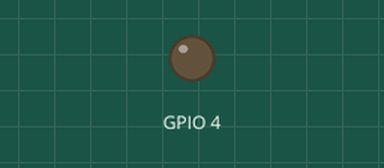
Bench run of a sketch on a simulated ESP32. Shown: output pins drawn as LEDs (lit = HIGH). WiFi joins after 1.5 s; servers stay silent unless stated; uploads are accepted with an empty reply; the camera gives no picture; what the sketch prints to the serial monitor is not drawn.

Above: at 0.1 s.
At 1.9 s:
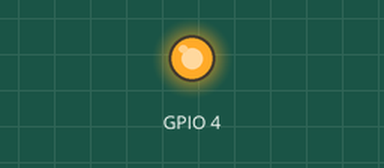
Timing chart, 0 to 4.0 s (numbered marks = the images above):
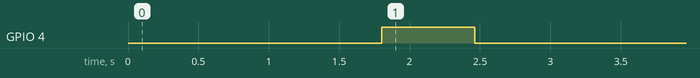

The sketch:

cameraconnecttoserver.ino
```cpp
#include <WiFi.h>
#include <WiFiClientSecure.h>
#include <HTTPClient.h>
#include <esp_camera.h>
#include <Preferences.h>
#include "soc/soc.h"
#include "soc/rtc_cntl_reg.h"

// === CAMERA PIN CONFIG (AI Thinker ESP32-CAM) ===
#define PWDN_GPIO_NUM     32
#define RESET_GPIO_NUM    -1
#define XCLK_GPIO_NUM      0
#define SIOD_GPIO_NUM     26
#define SIOC_GPIO_NUM     27
#define Y9_GPIO_NUM       35
#define Y8_GPIO_NUM       34
#define Y7_GPIO_NUM       39
#define Y6_GPIO_NUM       36
#define Y5_GPIO_NUM       21
#define Y4_GPIO_NUM       19
#define Y3_GPIO_NUM       18
#define Y2_GPIO_NUM        5
#define VSYNC_GPIO_NUM    25
#define HREF_GPIO_NUM     23
#define PCLK_GPIO_NUM     22

// === Wi-Fi Credentials ===
const char* ssid = "ESPTEST";
const char* password = "123456789";

// === Backend Endpoint ===
const char* serverURL = "https://penguin-monitoring-backend.onrender.com/upload";

Preferences preferences;

void initCamera() {
  camera_config_t config;
  config.ledc_channel = LEDC_CHANNEL_0;
  config.ledc_timer = LEDC_TIMER_0;
  config.pin_d0 = Y2_GPIO_NUM;
  config.pin_d1 = Y3_GPIO_NUM;
  config.pin_d2 = Y4_GPIO_NUM;
  config.pin_d3 = Y5_GPIO_NUM;
  config.pin_d4 = Y6_GPIO_NUM;
  config.pin_d5 = Y7_GPIO_NUM;
  config.pin_d6 = Y8_GPIO_NUM;
  config.pin_d7 = Y9_GPIO_NUM;
  config.pin_xclk = XCLK_GPIO_NUM;
  config.pin_pclk = PCLK_GPIO_NUM;
  config.pin_vsync = VSYNC_GPIO_NUM;
  config.pin_href = HREF_GPIO_NUM;
  config.pin_sscb_sda = SIOD_GPIO_NUM;
  config.pin_sscb_scl = SIOC_GPIO_NUM;
  config.pin_pwdn = PWDN_GPIO_NUM;
  config.pin_reset = RESET_GPIO_NUM;
  config.xclk_freq_hz = 20000000;
  config.pixel_format = PIXFORMAT_JPEG;

  if (psramFound()) {
    config.frame_size = FRAMESIZE_UXGA;
    config.jpeg_quality = 10;
    config.fb_count = 2;
  } else {
    config.frame_size = FRAMESIZE_SVGA;
    config.jpeg_quality = 12;
    config.fb_count = 1;
  }

  esp_err_t err = esp_camera_init(&config);
  if (err != ESP_OK) {
    Serial.printf("Camera init failed with error 0x%x\n", err);
    ESP.restart();
  }

  // Adjust brightness, contrast, and gain
  sensor_t *s = esp_camera_sensor_get();
  s->set_gainceiling(s, (gainceiling_t)6);
  s->set_brightness(s, 1);
  s->set_contrast(s, 1);
}

void uploadData(String timestamp, String weight, camera_fb_t *fb) {
  if (!fb) {
    Serial.println("Invalid camera frame buffer. Skipping upload.");
    return;
  }

  WiFiClientSecure client;
  client.setInsecure();

  HTTPClient https;
  if (https.begin(client, serverURL)) {
    String boundary = "----ESP32Boundary";
    String rfid = "KHUMO";

    String body;
    body += "--" + boundary + "\r\n";
    body += "Content-Disposition: form-data; name=\"rfid\"\r\n\r\n" + rfid + "\r\n";
    body += "--" + boundary + "\r\n";
    body += "Content-Disposition: form-data; name=\"weight\"\r\n\r\n" + weight + "\r\n";
    body += "--" + boundary + "\r\n";
    body += "Content-Disposition: form-data; name=\"timestamp\"\r\n\r\n" + timestamp + "\r\n";
    body += "--" + boundary + "\r\n";
    body += "Content-Disposition: form-data; name=\"image\"; filename=\"penguin.jpg\"\r\n";
    body += "Content-Type: image/jpeg\r\n\r\n";

    int jpegLen = fb->len;
    int totalLen = body.length() + jpegLen + 6 + boundary.length();
    String endRequest = "\r\n--" + boundary + "--\r\n";

    https.addHeader("Content-Type", "multipart/form-data; boundary=" + boundary);
    https.addHeader("Content-Length", String(totalLen));

    String fullBody = body;
    fullBody.reserve(totalLen);
    fullBody += String((const char*)fb->buf, jpegLen);
    fullBody += endRequest;

    int responseCode = https.sendRequest("POST", fullBody);
    Serial.printf("HTTP Response: %d\n", responseCode);
    if (responseCode == 200) {
      Serial.println("Upload successful!");
      Serial.println(https.getString());
    } else {
      Serial.println("Upload failed!");
    }
    https.end();
  } else {
    Serial.println("HTTPS begin failed");
  }
}

void setup() {
  WRITE_PERI_REG(RTC_CNTL_BROWN_OUT_REG, 0);  // Disable brownout detector
  Serial.begin(115200);

  WiFi.begin(ssid, password);
  Serial.print("Connecting to WiFi");
  while (WiFi.status() != WL_CONNECTED) {
    delay(500);
    Serial.print(".");
  }
  Serial.println("\nWiFi connected!");
  Serial.println(WiFi.localIP());

  initCamera();

  // Example values
  String weight = "0.145";
  String timestamp = "2025-05-23T18:16";  // ISO 8601 format

  // Flash on GPIO 4
  pinMode(4, OUTPUT);
  digitalWrite(4, HIGH);
  delay(600);  // Increased delay for brighter exposure

  camera_fb_t *fb = esp_camera_fb_get();

  digitalWrite(4, LOW);  // Turn off the flash after capture

  if (!fb) {
    Serial.println("❌ Camera capture failed. Restarting...");
    delay(2000);
    ESP.restart();
  }

  uploadData(timestamp, weight, fb);
  esp_camera_fb_return(fb);
}

void loop() {
  // Nothing here, runs once
}
```
